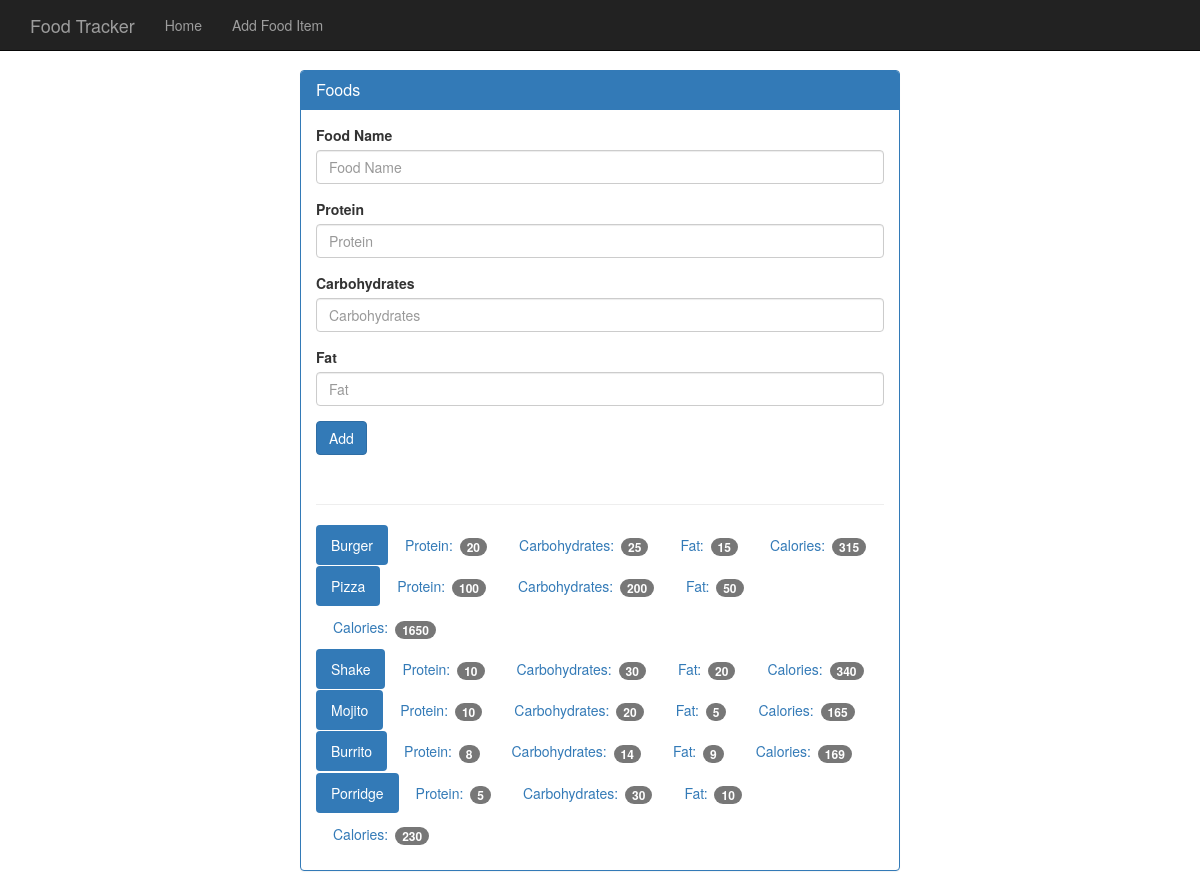
The app's page /food with its own data.
### tables this page shows
CREATE TABLE food (
    id integer primary key autoincrement,
    name text not null,
    protein integer not null,
    carbohydrates integer not null,
    fat integer not null,
    calories integer not null
);

### app.py (the view, shortened to what this page needs)
@app.route('/food', methods=['GET', 'POST'])
def food():
    db = get_db()
    cur = db.execute('select name, protein, carbohydrates, fat, calories from food')
    results = cur.fetchall()
    return render_template('add_food.html', results=results)

### database.py (called while the page is built)
def connect_db():
    sql = sqlite3.connect('d:\\dev\\python\\display_all_foods\\food_log.db')
    sql.row_factory = sqlite3.Row
    return sql

def get_db():
    if not hasattr(g, 'sqlite_db'):
        g.sqlite_db = connect_db()
    return g.sqlite_db

### templates/add_food.html
{% extends "base.html" %}
{% block body %}
{% include "top_nav.html" %}
    <div class="container theme-showcase col-sm-6 col-sm-offset-3" role="main">
      <div class="row">
        <div>
          <div class="panel panel-primary">
            <div class="panel-heading">
              <h3 class="panel-title">Foods</h3>
            </div>
            <div class="panel-body">
              <form method="POST" action="{{ url_for('food') }}">
                <div class="form-group">
                  <label for="food-name">Food Name</label>
                  <input type="text" class="form-control" id="food-name" name="food-name" placeholder="Food Name">
                </div>
                <div class="form-group">
                  <label for="protein">Protein</label>
                  <input type="number" class="form-control" id="protein" name="protein" placeholder="Protein">
                </div>
                <div class="form-group">
                  <label for="carbohydrates">Carbohydrates</label>
                  <input type="number" class="form-control" id="carbohydrates" name="carbohydrates" placeholder="Carbohydrates">
                </div>
                <div class="form-group">
                  <label for="fat">Fat</label>
                  <input type="number" class="form-control" id="fat" name="fat" placeholder="Fat">
                </div>
                <button type="submit" class="btn btn-primary">Add</button>
              </form>
              <div class="page-header"></div>
              {% for food in results %}
              <ul class="nav nav-pills" role="tablist">
                <li class="active"><a>{{ food.name }}</a></li>
                <li><a>Protein: <span class="badge">{{ food.protein }}</span></a></li>
                <li><a>Carbohydrates: <span class="badge">{{ food.carbohydrates }}</span></a></li>
                <li><a>Fat: <span class="badge">{{ food.fat }}</span></a></li>
                <li><a>Calories: <span class="badge">{{ food.calories }}</span></a></li>
              </ul>
              {% endfor %}
            </div>
          </div>
        </div>
      </div>
    </div>
{% endblock %}

### static/theme.css (style rules this page uses)
body { padding-top: 70px; padding-bottom: 30px; }

### records on screen
food: name "Burger", protein "20", carbohydrates "25", fat "15", calories "315"
food: name "Pizza", protein "100", carbohydrates "200", fat "50", calories "1650"
food: name "Shake", protein "10", carbohydrates "30", fat "20", calories "340"
food: name "Mojito", protein "10", carbohydrates "20", fat "5", calories "165"
food: name "Burrito", protein "8", carbohydrates "14", fat "9", calories "169"
food: name "Porridge", protein "5", carbohydrates "30", fat "10", calories "230"
